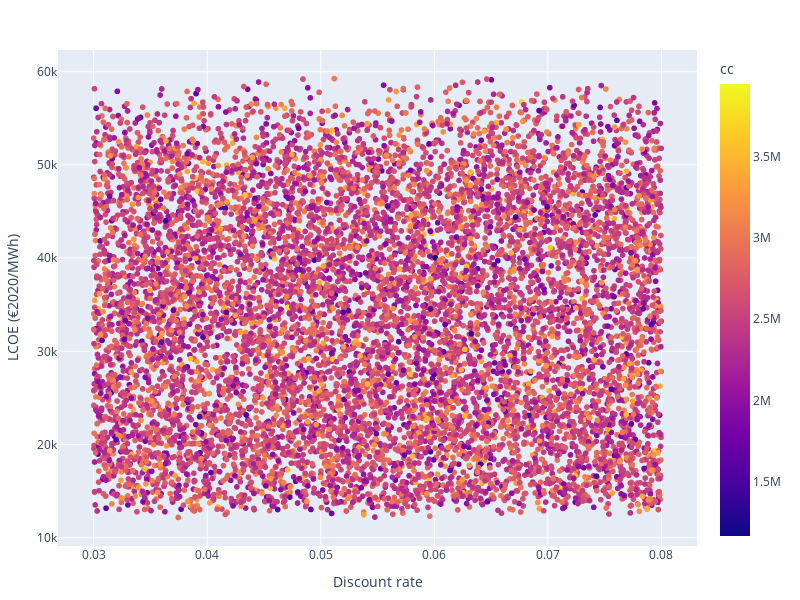

Notebook cell for this chart:
### Markdown cell above
# Plotting

### Code cell
fig = px.scatter(df, x="dr", y="lcoe", color="cc", log_x=False)
fig.update_xaxes(title="Discount rate")
fig.update_yaxes(title="LCOE (€2020/MWh)")
    
fig.update_layout(width=800,height=600,margin=dict(l=50,r=50,b=30,t=50))

fig.show()

### Figure 1 — Plotly figure (JSON) as saved in the notebook; plotly's stock layout.template omitted (floating-point values rounded to 4 significant figures; data arrays with more than 128 entries replaced by an {"elided": "..."} marker saying what was removed)
{"data": [{"hovertemplate": "dr=%{x}<br>lcoe=%{y}<br>cc=%{marker.color}<extra></extra>", "legendgroup": "", "marker": {"color": {"elided": "10000 float values"}, "coloraxis": "coloraxis", "symbol": "circle"}, "mode": "markers", "name": "", "showlegend": false, "type": "scattergl", "x": {"elided": "10000 float values"}, "xaxis": "x", "y": {"elided": "10000 float values"}, "yaxis": "y"}], "layout": {"coloraxis": {"colorbar": {"title": {"text": "cc"}}, "colorscale": [[0, "#0d0887"], [0.1111, "#46039f"], [0.2222, "#7201a8"], [0.3333, "#9c179e"], [0.4444, "#bd3786"], [0.5556, "#d8576b"], [0.6667, "#ed7953"], [0.7778, "#fb9f3a"], [0.8889, "#fdca26"], [1, "#f0f921"]]}, "height": 600, "legend": {"tracegroupgap": 0}, "margin": {"b": 30, "l": 50, "r": 50, "t": 50}, "width": 800, "xaxis": {"anchor": "y", "autorange": true, "domain": [0, 1], "range": [0.02686, 0.08314], "title": {"text": "Discount rate"}, "type": "linear"}, "yaxis": {"anchor": "x", "autorange": true, "domain": [0, 1], "range": [9122.0, 62320.0], "title": {"text": "LCOE (€2020/MWh)"}, "type": "linear"}}}
